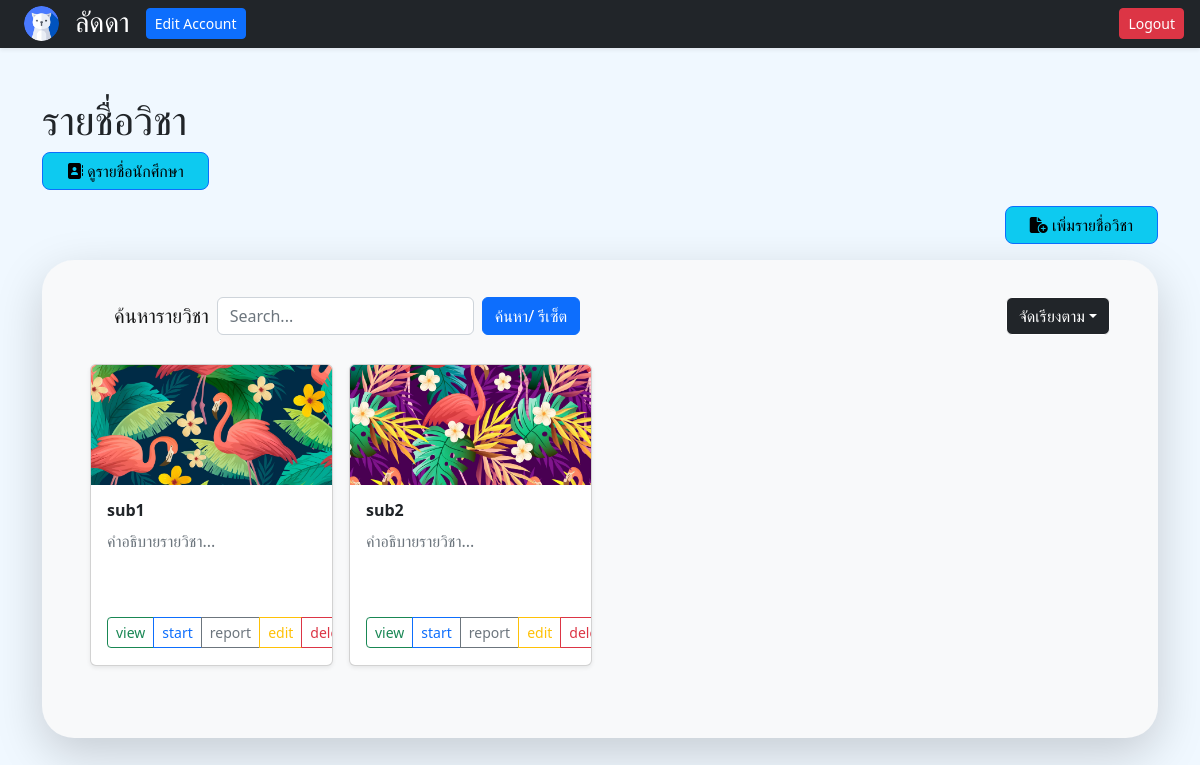
The app's page / (signed in) with its own data.
### tables this page shows
CREATE TABLE `subject` (
  `id` int(11) NOT NULL,
  `sub_id` varchar(255) NOT NULL,
  `id_teacher` int(11) NOT NULL,
  `name` varchar(255) NOT NULL,
  `detail` text DEFAULT NULL,
  `image` varchar(255) DEFAULT NULL,
  `cr_time` datetime NOT NULL,
  `up_time` datetime DEFAULT NULL
);

### php/function.php (called while the page is built, shortened)
<?php
class lms{
	public $dbConnect = false;
	private $host  = 'localhost';
    private $user  = 'root';
    private $password   = "";
    private $database  = "project";
    public function __construct(){
        if(!$this->dbConnect){
            $conn = new mysqli($this->host, $this->user, $this->password, $this->database);
            if($conn->connect_error){
                die("Error failed to connect to MySQL: " . $conn->connect_error);
            }else{
                $this->dbConnect = $conn;
            }
        }
    }
	public function select($table,$rows="*",$where = null){
		if ($where != null) {
			$sql="SELECT $rows FROM $table WHERE $where";
		}else{
			$sql="SELECT $rows FROM $table";
		}
		$result = $this->dbConnect->query($sql);
		$data= array();
		while ($row = mysqli_fetch_array($result, MYSQLI_ASSOC)) {
			$data[]=$row;
		}
		return $data;
	}
	public function pagination($table,$rows="*",$where = null,$page_rows=10){
		$countrow=$this->select($table,'COUNT(id)',$where);
		$last = ceil($countrow[0]['COUNT(id)']/$page_rows);
		$pagenum = 1;
		$limit = ' LIMIT ' .($pagenum - 1) * $page_rows .',' .$page_rows;
		$searchx = $where.' ORDER BY '.$_SESSION['sx'].$limit;
		$result = $this->select($table,$rows,$searchx);
		$paginationCtrls = '';
		return array($result,$paginationCtrls);
	}
	public function getRandomImage(){
		$dir_path = "image/bg_subject";
		$files = scandir($dir_path);
		$count = count($files);
		if($count > 2){
			$index = rand(2, ($count-1));
			$filename = $files[$index];
			return "image/bg_subject/".$filename;
		} else {
			$filename = $files[0];
			return "image/bg_subject/".$filename;
		}
	}
}
?>

### view/subject_list.php (the view, shortened to what this page needs)
<?php
    $sqlx = '';
?>
<div class="album py-5 " style="background-color:#f0f8ff;">
    <div class="container">
        <div class="text-center text-md-start">
            <h1>รายชื่อวิชา</h1>
            <a class="btn btn-info px-md-4 rounded-3 border-primary" href="?page=student_list">
                <i class="fa-solid fa-address-book"></i>&nbsp;ดูรายชื่อนักศึกษา</a>
        </div>
        <div class="my-4 my-md-3 text-center text-md-end">
            <a class="btn btn-info px-md-4 rounded-3 border-primary" href="?page=subject_add">
                <i class="fa-solid fa-file-circle-plus"></i>&nbsp;เพิ่มรายชื่อวิชา</a>
        </div>
        <div class="px-5 py-4 bg-light rounded-5 shadow-lg">
            <div class="navbar mb-3">
                <div class="navbar-brand ms-4 d-flex justify-content-start">
                    <form action="" method="post">
                        <div class="d-flex justify-content-start">
                            <label for="search" class="pt-1">ค้นหารายวิชา</label>
                            <input type="search" class="form form-control mx-2" id="search" name="search"
                                placeholder="Search..." aria-label="Search">
                            <button type="submit" class="btn btn-primary">ค้นหา/ รีเซ็ต</button>
                        </div>
                    </form>
                    <div class="d-flex justify-content-start ps-2">
                        <h5 class="mb-0 pt-2 ps-3"
                            style="width:350px;white-space:nowrap; overflow:hidden; text-overflow:ellipsis;">
                        </h5>
                    </div>
                </div>
                <div class="dropdown">
                    <a class="dropdown-toggle btn bg-dark text-white show" id="dd_search" data-bs-toggle="dropdown"
                        aria-expanded="false">จัดเรียงตาม</a>
                </div>
            </div>
            <div class=" row row-cols-1 row-cols-sm-2 row-cols-md-4 g-3">
                <?php
                $subject_page = $lms->pagination('subject','*',"id_teacher='$id_teacher'".$sqlx,8);
                foreach($subject_page[0] as $subject_list){
                    if($subject_list['image']!=''){$img_sj="upload/img_subject/".$subject_list['image'];
                    }else{$img_sj = $lms->getRandomImage();}
                ?>
                <div class=" col">
                    <div class="card shadow-sm" style="overflow:hidden;">
                        <img src="<?= $img_sj?>" style="width: 287px; height: 120px; object-fit: cover;">
                        <div class="card-body" style="height: 180px;">
                            <h6 class="card-text fw-bold"
                                style="height:20px;white-space:nowrap; overflow:hidden; text-overflow:ellipsis;">
                                <?= $subject_list['name'];?>
                            </h6>
                            <?php
                            if($subject_list['detail']==''){
                                echo '<p class="text-muted" style="height:72px;">คำอธิบายรายวิชา...</p>';
                            }else{
                                echo '<p style="height:72px;display: -webkit-box;-webkit-line-clamp: 3;-webkit-box-orient: vertical;overflow: hidden;">
                                '.$subject_list['detail'].'</p>';
                            }?>
                            <div class="d-flex justify-content-between align-items-center">
                                <div class="btn-group">
                                    <a type="button" class="btn btn-sm btn-outline-success px-2 "
                                        href="?page=subject_view&subid=<?= $subject_list['id'] ?>">view</a>
                                    <a type="button" class="btn btn-sm btn-outline-primary px-2 "
                                        href="?page=classroom&subid=<?= $subject_list['id'] ?>">start</a>
                                    <a type="button" class="btn btn-sm btn-outline-secondary px-2 "
                                        href="?page=report&subid=<?= $subject_list['id'] ?>">report</a>
                                    <a type="button" class="btn btn-sm btn-outline-warning px-2 "
                                        href="?page=subject_edit&subid=<?= $subject_list['id'] ?>">edit</a>
                                    <a type="button" class="btn btn-sm btn-outline-danger px-2 delete_subject"
                                        id="<?= $subject_list['id'] ?>"
                                        data-name-sub="<?= $subject_list['name'] ?>">delete</a>
                                </div>
                            </div>
                        </div>
                    </div>
                </div>
                <?php } ?>
            </div>
            <div class="col-12 pt-5 d-flex justify-content-end">
            </div>
        </div>
    </div>
</div>

### records on screen
subject: shows a picture, name "sub1", shows "คำอธิบายรายวิชา..."
subject: shows a picture, name "sub2", shows "คำอธิบายรายวิชา..."

### other values on screen
$_SESSION['name_teacher'] "ลัดดา"
